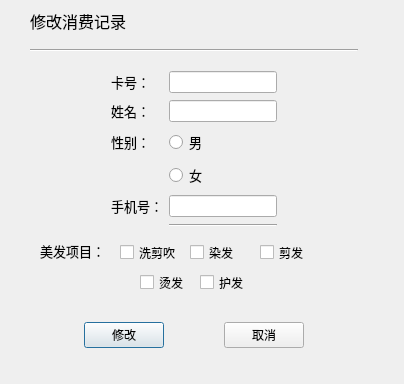
<?xml version="1.0" encoding="UTF-8"?>
<ui version="4.0">
 <class>editdialog_consume</class>
 <widget class="QDialog" name="editdialog_consume">
  <property name="geometry">
   <rect>
    <x>0</x>
    <y>0</y>
    <width>404</width>
    <height>384</height>
   </rect>
  </property>
  <property name="windowTitle">
   <string>Dialog</string>
  </property>
  <widget class="Line" name="line">
   <property name="geometry">
    <rect>
     <x>30</x>
     <y>49</y>
     <width>328</width>
     <height>3</height>
    </rect>
   </property>
   <property name="orientation">
    <enum>Qt::Horizontal</enum>
   </property>
  </widget>
  <widget class="QWidget" name="widget_2" native="true">
   <property name="geometry">
    <rect>
     <x>30</x>
     <y>310</y>
     <width>328</width>
     <height>50</height>
    </rect>
   </property>
   <layout class="QHBoxLayout" name="horizontalLayout">
    <item>
     <spacer name="horizontalSpacer_3">
      <property name="orientation">
       <enum>Qt::Horizontal</enum>
      </property>
      <property name="sizeHint" stdset="0">
       <size>
        <width>40</width>
        <height>20</height>
       </size>
      </property>
     </spacer>
    </item>
    <item>
     <widget class="QPushButton" name="pushButton">
      <property name="text">
       <string>修改</string>
      </property>
     </widget>
    </item>
    <item>
     <spacer name="horizontalSpacer_4">
      <property name="orientation">
       <enum>Qt::Horizontal</enum>
      </property>
      <property name="sizeHint" stdset="0">
       <size>
        <width>40</width>
        <height>20</height>
       </size>
      </property>
     </spacer>
    </item>
    <item>
     <widget class="QPushButton" name="pushButton_2">
      <property name="text">
       <string>取消</string>
      </property>
     </widget>
    </item>
    <item>
     <spacer name="horizontalSpacer_5">
      <property name="orientation">
       <enum>Qt::Horizontal</enum>
      </property>
      <property name="sizeHint" stdset="0">
       <size>
        <width>40</width>
        <height>20</height>
       </size>
      </property>
     </spacer>
    </item>
   </layout>
  </widget>
  <widget class="QLabel" name="label">
   <property name="geometry">
    <rect>
     <x>30</x>
     <y>8</y>
     <width>328</width>
     <height>26</height>
    </rect>
   </property>
   <property name="font">
    <font>
     <family>汉仪文黑-85W</family>
     <pointsize>12</pointsize>
    </font>
   </property>
   <property name="text">
    <string>修改消费记录</string>
   </property>
  </widget>
  <widget class="QWidget" name="widget" native="true">
   <property name="geometry">
    <rect>
     <x>30</x>
     <y>70</y>
     <width>328</width>
     <height>161</height>
    </rect>
   </property>
   <layout class="QGridLayout" name="gridLayout_2">
    <item row="2" column="1">
     <widget class="QLabel" name="label_4">
      <property name="font">
       <font>
        <family>汉仪文黑-85W</family>
        <pointsize>10</pointsize>
       </font>
      </property>
      <property name="text">
       <string>性别：</string>
      </property>
     </widget>
    </item>
    <item row="2" column="2">
     <widget class="QRadioButton" name="radioButton">
      <property name="font">
       <font>
        <family>汉仪文黑-85W</family>
        <pointsize>10</pointsize>
       </font>
      </property>
      <property name="text">
       <string>男</string>
      </property>
     </widget>
    </item>
    <item row="0" column="2">
     <widget class="QLineEdit" name="lineEdit"/>
    </item>
    <item row="3" column="2">
     <widget class="QRadioButton" name="radioButton_2">
      <property name="font">
       <font>
        <family>汉仪文黑-85W</family>
        <pointsize>10</pointsize>
       </font>
      </property>
      <property name="text">
       <string>女</string>
      </property>
     </widget>
    </item>
    <item row="4" column="2">
     <widget class="QLineEdit" name="lineEdit_4"/>
    </item>
    <item row="0" column="1">
     <widget class="QLabel" name="label_2">
      <property name="font">
       <font>
        <family>汉仪文黑-85W</family>
        <pointsize>10</pointsize>
       </font>
      </property>
      <property name="text">
       <string>卡号：</string>
      </property>
     </widget>
    </item>
    <item row="1" column="2">
     <widget class="QLineEdit" name="lineEdit_2"/>
    </item>
    <item row="2" column="0">
     <spacer name="horizontalSpacer">
      <property name="orientation">
       <enum>Qt::Horizontal</enum>
      </property>
      <property name="sizeHint" stdset="0">
       <size>
        <width>40</width>
        <height>20</height>
       </size>
      </property>
     </spacer>
    </item>
    <item row="5" column="2">
     <widget class="Line" name="line_2">
      <property name="orientation">
       <enum>Qt::Horizontal</enum>
      </property>
     </widget>
    </item>
    <item row="1" column="1">
     <widget class="QLabel" name="label_3">
      <property name="font">
       <font>
        <family>汉仪文黑-85W</family>
        <pointsize>10</pointsize>
       </font>
      </property>
      <property name="text">
       <string>姓名：</string>
      </property>
     </widget>
    </item>
    <item row="4" column="1">
     <widget class="QLabel" name="label_5">
      <property name="font">
       <font>
        <family>汉仪文黑-85W</family>
        <pointsize>10</pointsize>
       </font>
      </property>
      <property name="text">
       <string>手机号：</string>
      </property>
     </widget>
    </item>
    <item row="2" column="4">
     <spacer name="horizontalSpacer_2">
      <property name="orientation">
       <enum>Qt::Horizontal</enum>
      </property>
      <property name="sizeHint" stdset="0">
       <size>
        <width>40</width>
        <height>20</height>
       </size>
      </property>
     </spacer>
    </item>
   </layout>
  </widget>
  <widget class="QWidget" name="widget_3" native="true">
   <property name="geometry">
    <rect>
     <x>30</x>
     <y>230</y>
     <width>331</width>
     <height>71</height>
    </rect>
   </property>
   <property name="contextMenuPolicy">
    <enum>Qt::DefaultContextMenu</enum>
   </property>
   <widget class="QLabel" name="label_6">
    <property name="geometry">
     <rect>
      <x>10</x>
      <y>10</y>
      <width>76</width>
      <height>21</height>
     </rect>
    </property>
    <property name="font">
     <font>
      <family>汉仪文黑-85W</family>
      <pointsize>10</pointsize>
     </font>
    </property>
    <property name="text">
     <string>美发项目：</string>
    </property>
   </widget>
   <widget class="QCheckBox" name="checkBox">
    <property name="geometry">
     <rect>
      <x>90</x>
      <y>10</y>
      <width>71</width>
      <height>25</height>
     </rect>
    </property>
    <property name="text">
     <string>洗剪吹</string>
    </property>
   </widget>
   <widget class="QCheckBox" name="checkBox_2">
    <property name="geometry">
     <rect>
      <x>160</x>
      <y>10</y>
      <width>61</width>
      <height>25</height>
     </rect>
    </property>
    <property name="text">
     <string>染发</string>
    </property>
   </widget>
   <widget class="QCheckBox" name="checkBox_3">
    <property name="geometry">
     <rect>
      <x>230</x>
      <y>10</y>
      <width>61</width>
      <height>25</height>
     </rect>
    </property>
    <property name="text">
     <string>剪发</string>
    </property>
   </widget>
   <widget class="QCheckBox" name="checkBox_4">
    <property name="geometry">
     <rect>
      <x>110</x>
      <y>40</y>
      <width>61</width>
      <height>25</height>
     </rect>
    </property>
    <property name="text">
     <string>烫发</string>
    </property>
   </widget>
   <widget class="QCheckBox" name="checkBox_5">
    <property name="geometry">
     <rect>
      <x>170</x>
      <y>40</y>
      <width>61</width>
      <height>25</height>
     </rect>
    </property>
    <property name="text">
     <string>护发</string>
    </property>
   </widget>
  </widget>
 </widget>
 <resources/>
 <connections/>
</ui>
